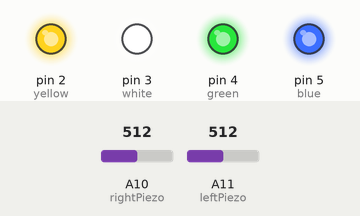
The sketch below on a simulated Arduino Mega 2560, built with avr-gcc and run on an emulated ATmega2560. On the bench: output pins drawn as LEDs (lit = HIGH). The test bench sets the inputs (shaded band); at power-on: A10 (rightPiezo) = 512, A11 (leftPiezo) = 512.

Above: at 1.2 s.
1.3 s: A10 (rightPiezo) set to 11
2.8 s: A10 (rightPiezo) set to 8
At 3.7 s:
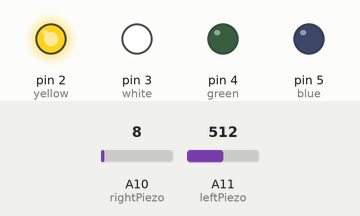
4.4 s: A11 (leftPiezo) set to 11
5.9 s: A11 (leftPiezo) set to 8
At 7.3 s:
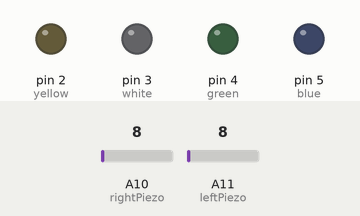
7.6 s: A10 (rightPiezo) set to 122
At 8.5 s:
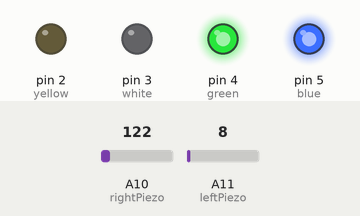
9.1 s: A10 (rightPiezo) set to 0
At 9.7 s:
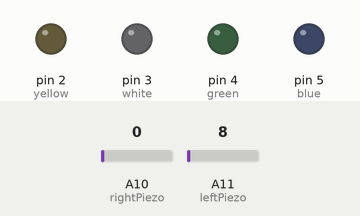
Timing chart, 0 to 11.8 s (numbered marks = the images above; inputs shaded):
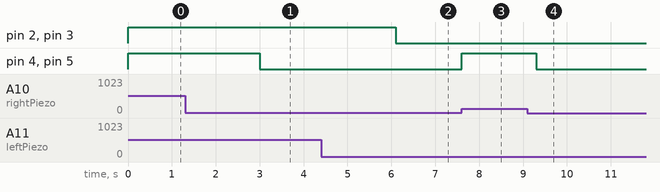

Measured:
- the behaviour switches between 10 and 9 on A10 (rightPiezo) (found by bisection; images 0 and 1)
- the behaviour switches between 10 and 9 on A11 (leftPiezo) (found by bisection; images 1 and 2)
- after the input at 1.3 s, every drawn part: stays the same
- after the input at 2.8 s, pin 4 (green), pin 5 (blue): HIGH → LOW after 0.20 s
- after the input at 4.4 s, every drawn part: stays the same
- after the input at 5.9 s, pin 2 (yellow), pin 3 (white): HIGH → LOW after 0.20 s
- after the input at 7.6 s, pin 4 (green), pin 5 (blue): LOW → HIGH at once
- after the input at 9.1 s, pin 4 (green), pin 5 (blue): HIGH → LOW after 0.20 s

The sketch:

Beata_Lights.ino
```cpp
//This code controls the Beata lights.
const int yellow = 2; // led connected to pin 2.
const int white = 3;  // led connected to pin 3.
const int green = 4;  // led connected to pin 4.
const int blue = 5;  // led connected to pin 5.
const int killSwitch = 6; //+ wire of on/off switch to pin 6.
const int rightPiezo = A10;  // right piezo on analog pin 24(A10)
const int leftPiezo = A11;  // left piezo on analog pin 25(A11)

int rightsensorReading = 0;
int leftsensorReading = 0;
int ledState = LOW;

const int threshold = 10; //changes the sensitivity of the piezos (1-100)

bool shouldRunPattern1 = true;
bool shouldRunPattern2 = true;
long pattern1Start = 0;
long pattern2Start = 0;

void setup() {
  pinMode(yellow, OUTPUT);
  pinMode(white, OUTPUT);
  pinMode(green, OUTPUT);
  pinMode(blue, OUTPUT);
}
void loop ()

/* Code for On/Off switch to be worked on in Future
 *  { if (digitalRead(killSwitch) == LOW)
  return;*/

  // read sensors and set variables
   {
   rightsensorReading = analogRead(rightPiezo);
   leftsensorReading = analogRead(leftPiezo);

  // initialize the pattern1
  if (rightsensorReading >= threshold) {
    shouldRunPattern1 = true;
    pattern1Start = millis();
  }

  // initialize the pattern2
  if (leftsensorReading >= threshold) {
    shouldRunPattern2 = true;
    pattern2Start = millis();
  }
  // how long it's been since pattern1 was started
  long pattern1Duration = millis() - pattern1Start;

  // how long it's been since pattern2 was started
  long pattern2Duration = millis() - pattern2Start;
  // change this to change how long the LEDs stay on
  long patternPulseTime = 200; // .2 seconds
  // run pattern 1
  if (shouldRunPattern1) {
    // green and blue on
    if (pattern1Duration < patternPulseTime) {
      digitalWrite(green, HIGH);
      digitalWrite(blue, HIGH);
    }

    // green and blue off for second half second
    else {
      digitalWrite(green, LOW);
      digitalWrite(blue, LOW);
      shouldRunPattern1 = false;
    }
  }

  // run pattern 2 (same as pattern1 just different leds)
  if (shouldRunPattern2) {
    if (pattern2Duration < patternPulseTime) {
      digitalWrite(yellow, HIGH);
      digitalWrite(white, HIGH);
    } else {
      digitalWrite(yellow, LOW);
      digitalWrite(white, LOW);
       shouldRunPattern2 = false;
    }

  }
}
```
